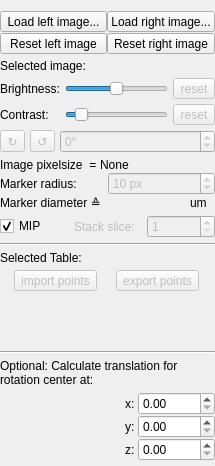
          <widget class="QWidget" name="ctrl">
           <property name="minimumSize">
            <size>
             <width>0</width>
             <height>466</height>
            </size>
           </property>
           <attribute name="title">
            <string>Control</string>
           </attribute>
           <layout class="QVBoxLayout" name="verticalLayout">
            <property name="spacing">
             <number>5</number>
            </property>
            <property name="leftMargin">
             <number>0</number>
            </property>
            <property name="rightMargin">
             <number>0</number>
            </property>
            <property name="bottomMargin">
             <number>5</number>
            </property>
            <item>
             <layout class="QVBoxLayout" name="verticalLayout_15">
              <property name="spacing">
               <number>1</number>
              </property>
              <item>
               <layout class="QHBoxLayout" name="horizontalLayout_20">
                <property name="spacing">
                 <number>0</number>
                </property>
                <item>
                 <widget class="QToolButton" name="toolButton_loadLeftImage">
                  <property name="minimumSize">
                   <size>
                    <width>107</width>
                    <height>0</height>
                   </size>
                  </property>
                  <property name="text">
                   <string>Load left image...</string>
                  </property>
                 </widget>
                </item>
                <item>
                 <widget class="QToolButton" name="toolButton_loadRightImage">
                  <property name="minimumSize">
                   <size>
                    <width>107</width>
                    <height>0</height>
                   </size>
                  </property>
                  <property name="text">
                   <string>Load right image...</string>
                  </property>
                 </widget>
                </item>
               </layout>
              </item>
              <item>
               <layout class="QHBoxLayout" name="horizontalLayout_25">
                <property name="spacing">
                 <number>0</number>
                </property>
                <item>
                 <widget class="QToolButton" name="toolButton_resetLeftImage">
                  <property name="minimumSize">
                   <size>
                    <width>107</width>
                    <height>0</height>
                   </size>
                  </property>
                  <property name="text">
                   <string>Reset left image</string>
                  </property>
                 </widget>
                </item>
                <item>
                 <widget class="QToolButton" name="toolButton_resetRightImage">
                  <property name="minimumSize">
                   <size>
                    <width>107</width>
                    <height>0</height>
                   </size>
                  </property>
                  <property name="text">
                   <string>Reset right image</string>
                  </property>
                 </widget>
                </item>
               </layout>
              </item>
             </layout>
            </item>
            <item>
             <layout class="QHBoxLayout" name="horizontalLayout_2">
              <item>
               <widget class="QLabel" name="label_selimgDescription">
                <property name="text">
                 <string>Selected image:</string>
                </property>
               </widget>
              </item>
              <item>
               <widget class="QLabel" name="label_selimg">
                <property name="text">
                 <string/>
                </property>
               </widget>
              </item>
              <item>
               <widget class="QLabel" name="label_imagetype">
                <property name="text">
                 <string/>
                </property>
                <property name="alignment">
                 <set>Qt::AlignRight|Qt::AlignTrailing|Qt::AlignVCenter</set>
                </property>
               </widget>
              </item>
             </layout>
            </item>
            <item>
             <layout class="QGridLayout" name="gridLayout_2_bc">
              <item row="0" column="0">
               <widget class="QLabel" name="label_3">
                <property name="text">
                 <string>Brightness:</string>
                </property>
               </widget>
              </item>
              <item row="0" column="1">
               <widget class="QSlider" name="horizontalSlider_brightness">
                <property name="minimum">
                 <number>-250</number>
                </property>
                <property name="maximum">
                 <number>250</number>
                </property>
                <property name="orientation">
                 <enum>Qt::Horizontal</enum>
                </property>
               </widget>
              </item>
              <item row="1" column="1">
               <widget class="QSlider" name="horizontalSlider_contrast">
                <property name="minimum">
                 <number>0</number>
                </property>
                <property name="maximum">
                 <number>100</number>
                </property>
                <property name="value">
                 <number>10</number>
                </property>
                <property name="orientation">
                 <enum>Qt::Horizontal</enum>
                </property>
               </widget>
              </item>
              <item row="1" column="0">
               <widget class="QLabel" name="label_4">
                <property name="text">
                 <string>Contrast:</string>
                </property>
               </widget>
              </item>
              <item row="0" column="2">
               <widget class="QToolButton" name="toolButton_brightness_reset">
                <property name="enabled">
                 <bool>false</bool>
                </property>
                <property name="text">
                 <string>reset</string>
                </property>
               </widget>
              </item>
              <item row="1" column="2">
               <widget class="QToolButton" name="toolButton_contrast_reset">
                <property name="enabled">
                 <bool>false</bool>
                </property>
                <property name="text">
                 <string>reset</string>
                </property>
               </widget>
              </item>
             </layout>
            </item>
            <item>
             <layout class="QGridLayout" name="gridLayout_rotation">
              <item row="0" column="2">
               <widget class="QSpinBox" name="spinBox_rot">
                <property name="enabled">
                 <bool>false</bool>
                </property>
                <property name="accelerated">
                 <bool>true</bool>
                </property>
                <property name="suffix">
                 <string>°</string>
                </property>
                <property name="minimum">
                 <number>-1</number>
                </property>
                <property name="maximum">
                 <number>360</number>
                </property>
               </widget>
              </item>
              <item row="0" column="0">
               <widget class="QToolButton" name="toolButton_rotcw">
                <property name="enabled">
                 <bool>false</bool>
                </property>
                <property name="text">
                 <string>↻</string>
                </property>
               </widget>
              </item>
              <item row="0" column="1">
               <widget class="QToolButton" name="toolButton_rotccw">
                <property name="enabled">
                 <bool>false</bool>
                </property>
                <property name="text">
                 <string>↺</string>
                </property>
               </widget>
              </item>
             </layout>
            </item>
            <item>
             <layout class="QVBoxLayout" name="verticalLayout_2">
              <property name="spacing">
               <number>0</number>
              </property>
              <item>
               <layout class="QHBoxLayout" name="horizontalLayout_4">
                <item>
                 <widget class="QLabel" name="label_5">
                  <property name="text">
                   <string>Image pixelsize  = </string>
                  </property>
                 </widget>
                </item>
                <item>
                 <widget class="QLabel" name="label_imgpxsize">
                  <property name="text">
                   <string>None</string>
                  </property>
                 </widget>
                </item>
                <item>
                 <widget class="QLabel" name="label_imgpxsizeUnit">
                  <property name="maximumSize">
                   <size>
                    <width>25</width>
                    <height>16777215</height>
                   </size>
                  </property>
                  <property name="text">
                   <string/>
                  </property>
                 </widget>
                </item>
               </layout>
              </item>
              <item>
               <layout class="QHBoxLayout" name="horizontalLayout_5">
                <item>
                 <widget class="QLabel" name="label">
                  <property name="text">
                   <string>Marker radius:</string>
                  </property>
                 </widget>
                </item>
                <item>
                 <widget class="QSpinBox" name="spinBox_markerSize">
                  <property name="enabled">
                   <bool>false</bool>
                  </property>
                  <property name="focusPolicy">
                   <enum>Qt::WheelFocus</enum>
                  </property>
                  <property name="accelerated">
                   <bool>false</bool>
                  </property>
                  <property name="suffix">
                   <string> px</string>
                  </property>
                  <property name="minimum">
                   <number>1</number>
                  </property>
                  <property name="maximum">
                   <number>50</number>
                  </property>
                  <property name="singleStep">
                   <number>1</number>
                  </property>
                  <property name="value">
                   <number>10</number>
                  </property>
                 </widget>
                </item>
               </layout>
              </item>
              <item>
               <layout class="QHBoxLayout" name="horizontalLayout_6">
                <item>
                 <widget class="QLabel" name="label_6">
                  <property name="maximumSize">
                   <size>
                    <width>120</width>
                    <height>16777215</height>
                   </size>
                  </property>
                  <property name="text">
                   <string>Marker diameter ≙</string>
                  </property>
                 </widget>
                </item>
                <item>
                 <widget class="QLabel" name="label_markerSizeNano">
                  <property name="text">
                   <string/>
                  </property>
                 </widget>
                </item>
                <item>
                 <widget class="QLabel" name="label_markerSizeNanoUnit">
                  <property name="maximumSize">
                   <size>
                    <width>25</width>
                    <height>16777215</height>
                   </size>
                  </property>
                  <property name="text">
                   <string>um</string>
                  </property>
                 </widget>
                </item>
               </layout>
              </item>
             </layout>
            </item>
            <item>
             <widget class="QWidget" name="widget_sliceSelector" native="true">
              <property name="enabled">
               <bool>true</bool>
              </property>
              <layout class="QHBoxLayout" name="horizontalLayout_26">
               <property name="margin">
                <number>0</number>
               </property>
               <item>
                <widget class="QCheckBox" name="checkBox_MIP">
                 <property name="text">
                  <string>MIP</string>
                 </property>
                 <property name="checked">
                  <bool>true</bool>
                 </property>
                </widget>
               </item>
               <item>
                <widget class="QLabel" name="label_24">
                 <property name="enabled">
                  <bool>false</bool>
                 </property>
                 <property name="text">
                  <string>Stack slice:</string>
                 </property>
                </widget>
               </item>
               <item>
                <widget class="QSpinBox" name="spinBox_slice">
                 <property name="enabled">
                  <bool>false</bool>
                 </property>
                 <property name="sizePolicy">
                  <sizepolicy hsizetype="Minimum" vsizetype="Fixed">
                   <horstretch>0</horstretch>
                   <verstretch>0</verstretch>
                  </sizepolicy>
                 </property>
                 <property name="minimum">
                  <number>1</number>
                 </property>
                 <property name="maximum">
                  <number>100</number>
                 </property>
                 <property name="value">
                  <number>1</number>
                 </property>
                </widget>
               </item>
              </layout>
             </widget>
            </item>
            <item>
             <widget class="Line" name="line">
              <property name="orientation">
               <enum>Qt::Horizontal</enum>
              </property>
             </widget>
            </item>
            <item>
             <layout class="QVBoxLayout" name="verticalLayout_3">
              <item>
               <layout class="QHBoxLayout" name="horizontalLayout_7">
                <item>
                 <widget class="QLabel" name="label_selectedTableDescription">
                  <property name="text">
                   <string>Selected Table:</string>
                  </property>
                 </widget>
                </item>
                <item>
                 <widget class="QLabel" name="label_selectedTable">
                  <property name="text">
                   <string/>
                  </property>
                 </widget>
                </item>
               </layout>
              </item>
              <item>
               <layout class="QHBoxLayout" name="horizontalLayout_3">
                <item>
                 <widget class="QToolButton" name="toolButton_importPoints">
                  <property name="enabled">
                   <bool>false</bool>
                  </property>
                  <property name="text">
                   <string>import points</string>
                  </property>
                 </widget>
                </item>
                <item>
                 <widget class="QToolButton" name="toolButton_exportPoints">
                  <property name="enabled">
                   <bool>false</bool>
                  </property>
                  <property name="text">
                   <string>export points</string>
                  </property>
                 </widget>
                </item>
               </layout>
              </item>
             </layout>
            </item>
            <item>
             <spacer name="verticalSpacer">
              <property name="orientation">
               <enum>Qt::Vertical</enum>
              </property>
              <property name="sizeHint" stdset="0">
               <size>
                <width>20</width>
                <height>5</height>
               </size>
              </property>
             </spacer>
            </item>
            <item>
             <widget class="Line" name="line_5">
              <property name="orientation">
               <enum>Qt::Horizontal</enum>
              </property>
             </widget>
            </item>
            <item>
             <widget class="QLabel" name="label_18">
              <property name="text">
               <string>Optional: Calculate translation for
rotation center at:</string>
              </property>
              <property name="alignment">
               <set>Qt::AlignLeading|Qt::AlignLeft|Qt::AlignVCenter</set>
              </property>
              <property name="wordWrap">
               <bool>true</bool>
              </property>
             </widget>
            </item>
            <item>
             <layout class="QVBoxLayout" name="verticalLayout_8">
              <property name="spacing">
               <number>0</number>
              </property>
              <item>
               <layout class="QHBoxLayout" name="horizontalLayout_12">
                <item>
                 <spacer name="horizontalSpacer_2">
                  <property name="orientation">
                   <enum>Qt::Horizontal</enum>
                  </property>
                  <property name="sizeHint" stdset="0">
                   <size>
                    <width>40</width>
                    <height>20</height>
                   </size>
                  </property>
                 </spacer>
                </item>
                <item>
                 <widget class="QLabel" name="label_10">
                  <property name="maximumSize">
                   <size>
                    <width>16777215</width>
                    <height>16777215</height>
                   </size>
                  </property>
                  <property name="text">
                   <string>x: </string>
                  </property>
                 </widget>
                </item>
                <item>
                 <widget class="QDoubleSpinBox" name="doubleSpinBox_custom_rot_center_x">
                  <property name="maximum">
                   <double>99999.990000000005239</double>
                  </property>
                 </widget>
                </item>
               </layout>
              </item>
              <item>
               <layout class="QHBoxLayout" name="horizontalLayout_17">
                <item>
                 <spacer name="horizontalSpacer_3">
                  <property name="orientation">
                   <enum>Qt::Horizontal</enum>
                  </property>
                  <property name="sizeHint" stdset="0">
                   <size>
                    <width>40</width>
                    <height>20</height>
                   </size>
                  </property>
                 </spacer>
                </item>
                <item>
                 <widget class="QLabel" name="label_14">
                  <property name="maximumSize">
                   <size>
                    <width>16777215</width>
                    <height>16777215</height>
                   </size>
                  </property>
                  <property name="text">
                   <string>y: </string>
                  </property>
                 </widget>
                </item>
                <item>
                 <widget class="QDoubleSpinBox" name="doubleSpinBox_custom_rot_center_y">
                  <property name="maximum">
                   <double>99999.990000000005239</double>
                  </property>
                 </widget>
                </item>
               </layout>
              </item>
              <item>
               <layout class="QHBoxLayout" name="horizontalLayout_18">
                <item>
                 <spacer name="horizontalSpacer_4">
                  <property name="orientation">
                   <enum>Qt::Horizontal</enum>
                  </property>
                  <property name="sizeHint" stdset="0">
                   <size>
                    <width>40</width>
                    <height>20</height>
                   </size>
                  </property>
                 </spacer>
                </item>
                <item>
                 <widget class="QLabel" name="label_16">
                  <property name="maximumSize">
                   <size>
                    <width>16777215</width>
                    <height>16777215</height>
                   </size>
                  </property>
                  <property name="text">
                   <string>z: </string>
                  </property>
                 </widget>
                </item>
                <item>
                 <widget class="QDoubleSpinBox" name="doubleSpinBox_custom_rot_center_z">
                  <property name="maximum">
                   <double>99999.990000000005239</double>
                  </property>
                 </widget>
                </item>
               </layout>
              </item>
             </layout>
            </item>
           </layout>
          </widget>
